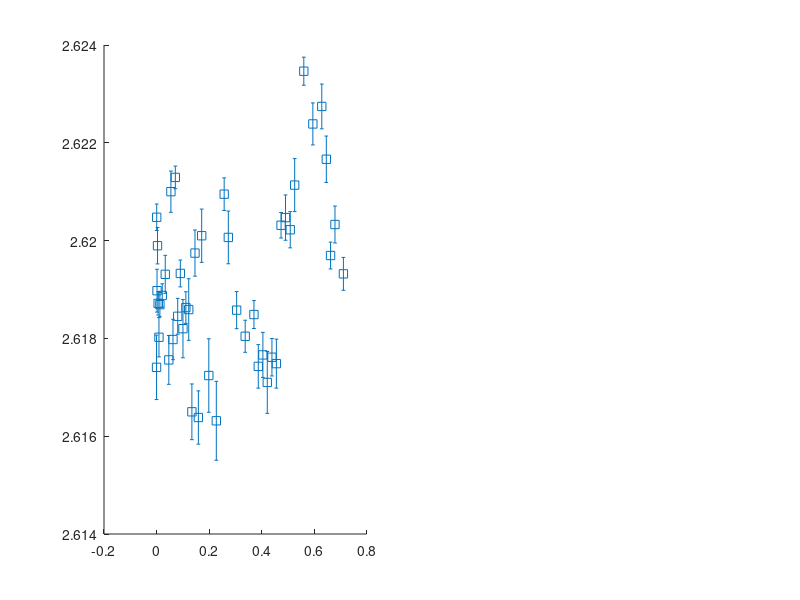

This chart was generated by the following MATLAB code: (Note: this script raises an error after producing the figure.)
%% Test-Skript: d vs sin²χ Methode
% Spannungsanalyse nach RSA-Grundgleichung:
% d(φ,χ) = a·sin²χ + b·sin2χ + c

clear; clc;

%% ── Messdaten ────────────────────────────────────────────────────────
data = [
-89.4968719482422	29.6658538878171	0.00381888011691910
-87.4970550537109	29.6476935200400	0.00253448595637603
-85.4972534179688	29.6507005817739	0.00138178775877888
-83.4974365234375	29.6509941830894	0.00142622182834066
-81.4976196289063	29.6488251474789	0.00138196180394426
-79.4978027343750	29.6438179490614	0.00224871298841728
-77.4980010986328	29.6640921472241	0.00289490764720911
-75.4981842041016	29.6592554246127	0.00239269457833491
-73.4983673095703	29.6537538941532	0.00212522289709233
-71.4985504150391	29.6566908262600	0.00344912726400553
-69.4987487792969	29.6521588426029	0.00364856390070975
-67.4989318847656	29.6387891025859	0.00273251984705960
-65.4991149902344	29.6346806409517	0.00315180072311558
-63.4992980957031	29.6677960620499	0.00435893764282997
-61.4994964599609	29.6785312748812	0.00468220622417618
-59.4996795654297	29.6248494331093	0.00192624209551663
-51.5004272460938	29.6656252299887	0.00257895540184594
-49.5006103515625	29.6694303580469	0.00366986002473939
-47.5007934570313	29.6649712967002	0.00290205387871400
-45.5009918212891	29.6303946028436	0.00267956275278959
-43.5011749267578	29.6227073950555	0.00313101499871814
-41.5013580322266	29.5958092957662	0.00165624882052599
-39.5015411376953	29.6082567557161	0.00248243194671568
-37.5017318725586	29.6041269357241	0.00264236442559838
-35.5019226074219	29.6393649401308	0.00158782845893535
-147.525108337402	29.6437017921245	0.00194678177392786
-145.525299072266	29.6320276491730	0.00218160545052750
-143.525482177734	29.6165984394686	0.00274013497830963
-135.526229858398	29.6332677951614	0.00214109057522965
-133.526412963867	29.6322026377097	0.00150949444297586
-131.526611328125	29.6634554987842	0.00222069408060987
-129.526794433594	29.6629027575218	0.00266711969242480
-127.526977539063	29.6533412995932	0.00165343865902428
-125.527160644531	29.6584859074009	0.00189968881489785
-123.527359008789	29.6522938841948	0.00219708599311163
-121.527542114258	29.6350824691022	0.00311851054474094
-113.528289794922	29.6777552129572	0.00316165310159219
-111.528472900391	29.6764034867790	0.00330597873112798
-109.528656005859	29.6516874019290	0.00186980749009630
-107.528854370117	29.6436114900625	0.00158929321231713
-105.529037475586	29.6208900595012	0.00133632869832842
-103.529220581055	29.6242609233071	0.00243689282396249
-95.5299682617188	29.6587201856816	0.00232762719313693
-93.5301666259766	29.6370441333849	0.00215344090025283
-91.5303497314453	29.6303156661131	0.00156259797824564
];

gamma_deg  = data(:,1);   % γ in Grad
tth_deg    = data(:,2);   % 2θ in Grad
tth_err    = data(:,3);   % 2θ-Fehler in Grad

%% ── Parameter ────────────────────────────────────────────────────────
lambda = 1.34012e-10;   % Wellenlänge in m (Ga K-alpha)
lambda_A = lambda * 1e10;   % in Angström

% Röntgenographische Elastizitätskonstanten (aus DEK-Tabelle anpassen)
S1  = -3.2630e-07;   % S1 in MPa^-1 — bitte anpassen
HS2 =  2.5030e-06;   % 1/2 S2 in MPa^-1 — bitte anpassen

%% ── Umrechnung 2θ → d ────────────────────────────────────────────────
theta_rad = deg2rad(tth_deg / 2);
d_meas    = lambda_A ./ (2 .* sind(tth_deg/2));   % d in Angström

% Fehler auf d propagieren: dd = -d · cot(θ) · dθ
d_err = abs(d_meas .* cotd(tth_deg/2) .* deg2rad(tth_err));

%% ── Umrechnung γ → χ ─────────────────────────────────────────────────
% In deiner GUI gilt: γ = χ + 90° → χ = γ - 90°
chi_deg = gamma_deg - 90;   % χ in Grad
chi_rad = deg2rad(chi_deg);

%% ── φ aus α und χ berechnen ──────────────────────────────────────────
% Mit alpha = 4° und theta0 = median(tth/2)
alpha_deg = 4.0;
theta0    = median(tth_deg(isfinite(tth_deg))) / 2;

psi_deg = zeros(size(chi_deg));
phi_deg = zeros(size(chi_deg));

for i = 1:numel(chi_deg)
    val = sind(alpha_deg)*sind(theta0) + ...
          cosd(alpha_deg)*cosd(theta0)*cosd(chi_deg(i)+90);
    val = max(-1, min(1, val));
    if chi_deg(i)+90 < 0
        psi_deg(i) = -acosd(val);
    else
        psi_deg(i) =  acosd(val);
    end

    if abs(sind(psi_deg(i))) < 1e-10
        phi_deg(i) = 0;
    else
        val2 = cosd(theta0)*sind(chi_deg(i)+90) / sind(psi_deg(i));
        val2 = max(-1, min(1, val2));
        if chi_deg(i)+90 < 0
            phi_deg(i) = acosd(val2) - 180;
        else
            phi_deg(i) = -acosd(val2);
        end
    end
end

%% ── d₀ schätzen ──────────────────────────────────────────────────────
% Erster Schätzwert: Mittelwert der d-Werte
d0_est = mean(d_meas(isfinite(d_meas)));
fprintf('d₀ Schätzwert: %.6f Å\n', d0_est);

%% ── Nichtlinearer Fit: d = a·sin²χ + b·sin2χ + c ────────────────────
% Fitparameter: p = [a, b, c]
% Modell: d_fit = a·sin²(χ) + b·sin(2χ) + c

idxFin = isfinite(d_meas) & isfinite(d_err) & (d_err > 0);
chi_fit = chi_deg(idxFin);
d_fit   = d_meas(idxFin);
d_wt    = 1 ./ d_err(idxFin).^2;   % Gewichte = 1/σ²
phi_fit = phi_deg(idxFin);
psi_fit = psi_deg(idxFin);

fprintf('Anzahl Datenpunkte für Fit: %d\n', sum(idxFin));

% Designmatrix für gewichteten linearen Fit
% d = a·sin²χ + b·sin2χ + c
A_mat = [sind(chi_fit).^2, sind(2*chi_fit), ones(size(chi_fit))];

% Gewichteter linearer Fit mit lscov
W = diag(d_wt);
[params, params_err, mse] = lscov(A_mat, d_fit, d_wt);

a_fit = params(1);
b_fit = params(2);
c_fit = params(3);   % ≈ d₀ (spannungsfreier d-Abstand)

fprintf('\n── Fit-Ergebnisse ───────────────────────────────────\n');
fprintf('a = %.6f ± %.6f Å\n', a_fit, params_err(1));
fprintf('b = %.6f ± %.6f Å\n', b_fit, params_err(2));
fprintf('c = %.6f ± %.6f Å  (≈ d₀)\n', c_fit, params_err(3));
fprintf('MSE = %.2e\n', mse);

%% ── Spannungen aus a, b, c berechnen ────────────────────────────────
% a = 1/2·S2·d0·(σφ‖ - σ33)
% b = 1/2·S2·d0·σφ⊥
% c ≈ [S1·(σ11+σ22+σ33) + 1/2·S2·σ33 + 1]·d0
%
% σφ‖ = σ11·cos²φ + σ22·sin²φ + σ12·sin2φ
% σφ⊥ = σ13·cosφ + σ23·sinφ
%
% Mit φ ≈ -150° und σ12=σ23=σ33=0 (vereinfacht):
% σφ‖ ≈ σ11·cos²φ + σ22·sin²φ
% σφ⊥ ≈ σ13·cosφ

d0 = c_fit;   % d₀ aus Fit

% Mittleres φ für Spannungsberechnung
phi_mean = mean(phi_fit);
fprintf('\nMittleres φ = %.1f°\n', phi_mean);

% Aus b: σ13
% b = 1/2·S2·d0·σ13·cos(φ)
sigma13 = b_fit / (HS2 * d0 * cosd(phi_mean));

% Aus a: σφ‖ - σ33 (mit σ33 = 0 angenommen)
% a = 1/2·S2·d0·(σ11·cos²φ + σ22·sin²φ)
% → σφ‖ = a / (1/2·S2·d0)
sigma_phi_par = a_fit / (HS2 * d0);

% σ11 und σ22 aus σφ‖ trennen erfordert mehrere φ-Winkel
% Mit nur φ ≈ -150° kann nur σφ‖ bestimmt werden
% Als Näherung: σ11 ≈ σφ‖ / cos²φ  (wenn σ22 ≈ 0)
sigma11_approx = sigma_phi_par / cosd(phi_mean)^2;

fprintf('\n── Spannungsergebnisse ──────────────────────────────\n');
fprintf('σφ‖ = %.1f MPa  (= σ11·cos²φ + σ22·sin²φ)\n', sigma_phi_par);
fprintf('σ13 = %.1f MPa\n', sigma13);
fprintf('σ11 (Näherung, σ22=0) = %.1f MPa\n', sigma11_approx);
fprintf('d₀  = %.6f Å\n', d0);

%% ── Fit-Qualität ─────────────────────────────────────────────────────
d_modell = A_mat * params;
residuals = d_fit - d_modell;
SStot = sum(d_wt .* (d_fit - mean(d_fit)).^2);
SSres = sum(d_wt .* residuals.^2);
Rsq   = 1 - SSres/SStot;
fprintf('\nR² = %.4f\n', Rsq);

%% ── Plot ─────────────────────────────────────────────────────────────
figure('Name', 'd vs sin²χ', 'Position', [100 100 900 400]);

subplot(1,2,1);
sin2chi = sind(chi_fit).^2;
errorbar(sin2chi, d_fit, d_err(idxFin), 's', ...
    'MarkerSize', 5, 'MarkerFaceColor', [0.094 0.373 0.647], ...
    'Color', [0.094 0.373 0.647]);
hold on;
x_line = linspace(min(sin2chi), max(sin2chi), 200);
% Für den Plot: sin2χ-Achse, b-Term auf null gesetzt (Haupttrend)
plot(x_line, a_fit*x_line + c_fit, '-r', 'LineWidth', 1.5);
xlabel('sin²χ');
ylabel('d [Å]');
title('d vs sin²χ');
legend('Daten', 'Fit (b=0)', 'Location','best');
grid on; box on;

subplot(1,2,2);
errorbar(chi_fit, d_fit, d_err(idxFin), 's', ...
    'MarkerSize', 5, 'MarkerFaceColor', [0.094 0.373 0.647], ...
    'Color', [0.094 0.373 0.647]);
hold on;
chi_line = linspace(min(chi_fit), max(chi_fit), 200);
d_line   = a_fit*sind(chi_line).^2 + b_fit*sind(2*chi_line) + c_fit;
plot(chi_line, d_line, '-r', 'LineWidth', 1.5);
xlabel('χ [°]');
ylabel('d [Å]');
title('d vs χ');
legend('Daten', 'Fit', 'Location','best');
grid on; box on;

fprintf('\nFertig.\n');

%% ── Plot: Ableitungen (wie Referenzbild) ─────────────────────────────
% d(φ,χ) = a·sin²χ + b·sin2χ + c
% ∂d/∂χ  = a·sin2χ + 2b·cos2χ      → proportional zu σφ⊥
% ∂²d/∂χ² = 2a·cos2χ - 4b·sin2χ   → proportional zu σφ‖

chi_plot = linspace(-90, 90, 500);

% Ableitungen berechnen
dd_dchi   = a_fit .* sind(2*chi_plot) + 2*b_fit .* cosd(2*chi_plot);
d2d_dchi2 = 2*a_fit .* cosd(2*chi_plot) - 4*b_fit .* sind(2*chi_plot);

% Umrechnung auf Spannung [MPa]
% ∂d/∂χ   = 1/2·S2·d0·σφ⊥ · (∂/∂χ von sin2χ-Term)
%          → normieren durch (1/2·S2·d0)
% ∂²d/∂χ² = 1/2·S2·d0·(σφ‖-σ33) · (∂²/∂χ² von sin²χ-Term)
%          → normieren durch (1/2·S2·d0)

norm_factor = HS2 * d0;   % 1/2·S2·d0

% Faktoren aus Theorie (Ableitungen der Grundfunktionen bei χ=0):
% Bei χ=0: ∂/∂χ(sin²χ) = sin2χ = 0, ∂/∂χ(sin2χ) = 2cos2χ = 2
%          1/(1/2·S2·d0) · 1/2 · ∂d/∂χ|χ=0 = b/(HS2·d0) = σφ⊥
% Bei χ=0: 1/(1/2·S2·d0) · 1/2 · ∂²d/∂χ²|χ=0 = a/(HS2·d0) = σφ‖

dd_MPa   = dd_dchi   ./ norm_factor;
d2d_MPa  = d2d_dchi2 ./ norm_factor;

figure('Name', 'Ableitungen d vs chi', 'Position', [100 550 700 450]);
ax_deriv = gca;

plot(ax_deriv, chi_plot, dd_MPa,  '-r', 'LineWidth', 2.0, ...
    'DisplayName', '$\frac{\partial d}{\partial\chi}$ / $({\frac{1}{2}S_2 d_0})$');
hold(ax_deriv, 'on');
plot(ax_deriv, chi_plot, d2d_MPa, '-b', 'LineWidth', 2.0, ...
    'DisplayName', '$\frac{\partial^2 d}{\partial\chi^2}$ / $({\frac{1}{2}S_2 d_0})$');

% Nulllinien
xline(ax_deriv, 0, 'k-', 'LineWidth', 1.2, 'HandleVisibility', 'off');
yline(ax_deriv, 0, 'k-', 'LineWidth', 1.2, 'HandleVisibility', 'off');

% Werte bei χ=0 ablesen
[~, idx0] = min(abs(chi_plot));
dd_at0   = dd_MPa(idx0);
d2d_at0  = d2d_MPa(idx0);

% σφ⊥ und σφ‖ aus Ableitungen bei χ=0
sigma_phi_perp_deriv = dd_at0  / 2;   % 1/(HS2·d0) · 1/2 · ∂d/∂χ|χ=0
sigma_phi_par_deriv  = d2d_at0 / 2;   % 1/(HS2·d0) · 1/2 · ∂²d/∂χ²|χ=0

fprintf('\n── Ableitungsmethode (χ=0) ──────────────────────────\n');
fprintf('σφ‖ = %.1f MPa  (aus ∂²d/∂χ²|χ=0)\n', sigma_phi_par_deriv);
fprintf('σφ⊥ = %.1f MPa  (aus ∂d/∂χ|χ=0)\n',   sigma_phi_perp_deriv);

% Annotationen
text(ax_deriv, -75, max(d2d_MPa)*0.85, '$\sigma_\varphi^\parallel$', ...
    'Interpreter','latex','FontSize',14,'Color','b');
text(ax_deriv, -75, min(dd_MPa)*0.85,  '$\sigma_\varphi^\perp$', ...
    'Interpreter','latex','FontSize',14,'Color','r');
text(ax_deriv,  10, max(dd_MPa)*0.85,  '$\sigma_\varphi^\perp$', ...
    'Interpreter','latex','FontSize',14,'Color','r');
text(ax_deriv,  10, min(d2d_MPa)*0.85, '$\sigma_\varphi^\parallel$', ...
    'Interpreter','latex','FontSize',14,'Color','b');

xlabel(ax_deriv, '\chi [°]', 'FontSize', 12);
ylabel(ax_deriv, ...
    '$\frac{\partial d}{\partial\chi}$, $\frac{\partial^2 d}{\partial\chi^2}$ [MPa]', ...
    'Interpreter', 'latex', 'FontSize', 12);
title(ax_deriv, 'Ableitungen der RSA-Grundgleichung', 'FontSize', 11);

legend(ax_deriv, 'Interpreter', 'latex', 'Location', 'southeast', 'FontSize', 10);
grid(ax_deriv, 'on');
box(ax_deriv, 'on');
ax_deriv.LineWidth = 1.0;
xlim(ax_deriv, [-90 90]);
